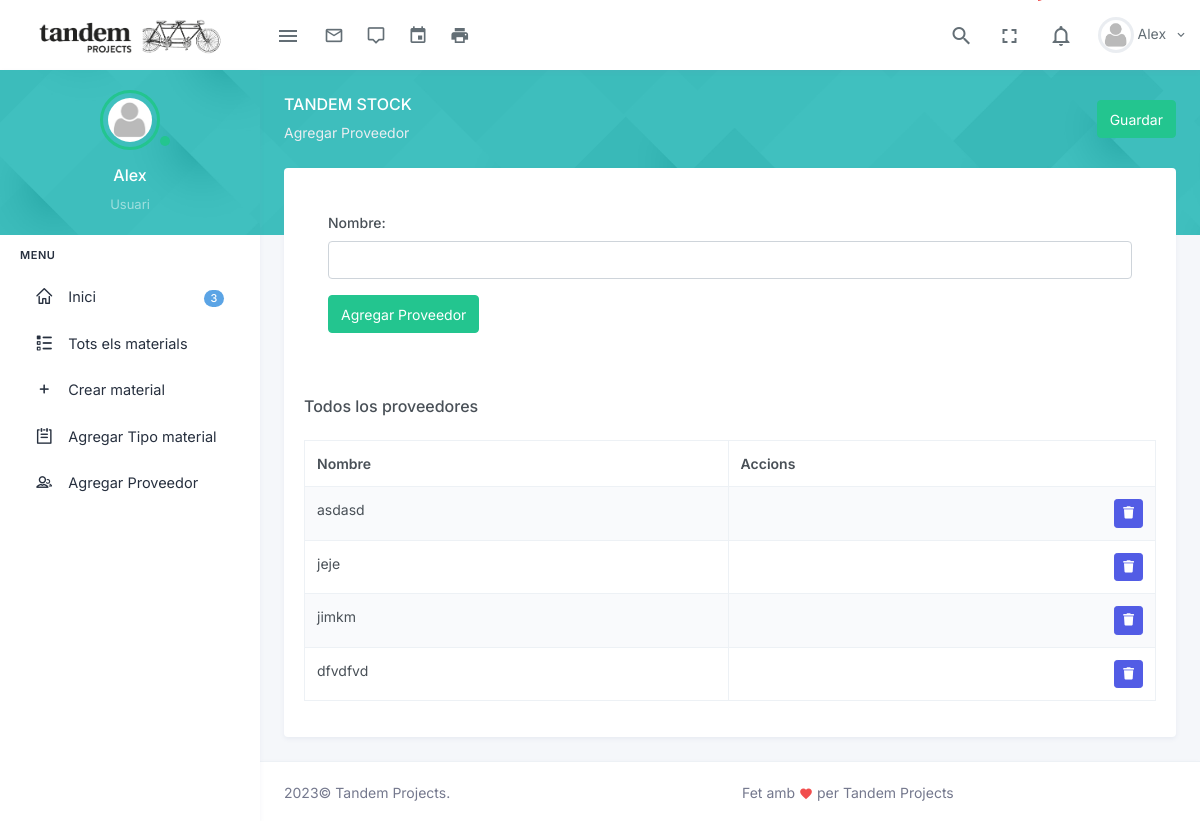
Page /agregar-proveedor/ (signed in) on the committed database.
### audiovisuals_stock/models.py (models this page shows, shortened)
class CustomUser(AbstractBaseUser, PermissionsMixin):
    email = models.EmailField(unique=True)
    nombre = models.CharField(max_length=255)  # Puedes agregar campos personalizados aquí
    rol = models.CharField(max_length=255)
    userprofile = models.OneToOneField('UserProfile', on_delete=models.CASCADE, related_name='custom_user')
    is_active = models.BooleanField(default=True)
    is_staff = models.BooleanField(default=False)
    objects = CustomUserManager()
    USERNAME_FIELD = 'email'

class Proveedor(models.Model):
    nombre = models.CharField(max_length=100, unique=True)

### audiovisuals_stock/views.py (the view)
# urls.py: path('agregar-proveedor/', views.agregar_proveedor, name='agregar_proveedor'),
def agregar_proveedor(request):
    if request.user.is_authenticated:
        if request.method == 'POST':
            form = ProveedorForm(request.POST)
            if form.is_valid():
                form.save()
                return redirect('agregar_proveedor')  # Redirige a la página de lista de materiales u otra de tu elección
        else:
            form = ProveedorForm()
        proveedores = Proveedor.objects.all()
        if 'eliminar_proveedor' in request.POST:
            proveedor_id = request.POST['eliminar_proveedor']
            proveedor = get_object_or_404(Proveedor, id=proveedor_id)
            proveedor.delete()
            return redirect('agregar_proveedor')  # Redirige nuevamente a la misma vista después de eliminar
        return render(request, 'audiovisuals_stock/agregar_proveedor.html', {'form': form, 'proveedores': proveedores})
    else:
        return redirect(reverse('login'))

### audiovisuals_stock/forms.py
class ProveedorForm(forms.ModelForm):
    class Meta:
        model = Proveedor
        fields = ['nombre']

### audiovisuals_stock/templates/audiovisuals_stock/agregar_proveedor.html (shortened to what this page needs)
{% include 'includes/header.html' %}
{% block content %}
<div class="main-content">
    <div class="page-content">
        <div class="page-title-box">
            <div class="container-fluid">
                <div class="row align-items-center">
                    <div class="col-sm-6">
                        <div class="page-title">
                            <h4>Tandem Stock</h4>
                            <ol class="breadcrumb m-0">
                                <li class="breadcrumb-item active">Agregar Proveedor</li>
                            </ol>
                        </div>
                    </div>
                    <div class="col-sm-6">
                        <div class="float-start d-none d-sm-block">
                            <a href="" class="btn btn-success">Guardar</a>
                        </div>
                     </div>
                </div>
            </div>
        </div>
        <div class="container-fluid">
            <div class="page-content-wrapper">
                <div class="row">
                    <div class="col-lg-12">
                        <div class="card">
                            <div class="card-body">
                                <div class="p-4">
                                    {% if user.is_authenticated %}
                                    <form method="post">
                                        {{ form.as_p }}
                                        <button class="btn btn-success" type="submit">Agregar Proveedor</button>
                                    </form>
                                  {% else %}
                                    <p>Debes iniciar sesión para ver.</p>
                                  {% endif %}
                                </div>
                            </div>
                            <div class="card-body">
                                <h4 class="header-title mb-4 float-sm-end">Todos los proveedores</h4>
                                <div class="clearfix"></div>
                                <table id="datatable"
                                    class="table table-striped table-bordered dt-responsive nowrap"
                                    style="border-collapse: collapse; border-spacing: 0; width: 100%;">
                                    <thead>
                                        <tr>
                                            <th>Nombre</th>
                                            <th>Accions</th>
                                        </tr>
                                    </thead>
                                    <tbody>
                                        {% for proveedor in proveedores %}
                                        <tr>
                                            <td>{{ proveedor.nombre }}</td>
                                            <td style="text-align:right;">
                                                <button type="button" class="btn btn-primary btn-sm waves-effect waves-light" data-bs-toggle="modal" data-bs-target=".bs-example-modal-center"><i class="fas fa-trash"></i></button>
                                            </td>
                                        </tr>
                                        {% endfor %}
                                    </tbody>
                                </table>
                            </div>
                        </div>
                    </div>
                </div>
            </div>
        </div>
    </div>
</div>
{% endblock %}
{% include 'includes/footer.html' %}

### audiovisuals_stock/templates/includes/header.html (shortened to what this page needs)
{% load static %}
<!DOCTYPE html>
<html lang="es">
<head>
    {% load sass_tags %}
    <link rel="stylesheet" type="text/css" href="{% static 'css/bootstrap.css' %}">
    <link rel="stylesheet" type="text/css" href="{% static 'css/icons.css' %}">
    <link rel="stylesheet" type="text/css" href="{% static 'css/calendar/core/main.css' %}"> </link>
    <link rel="stylesheet" type="text/css" href="{% static 'css/calendar/daygrid/main.css' %}"> </link>
    <link rel="stylesheet" type="text/css" href="{% static 'css/calendar/bootstrap/main.css' %}"> </link>
    <link rel="stylesheet" type="text/css" href="{% static 'css/calendar/timegrid/main.css' %}"> </link>
    <link rel="stylesheet" type="text/css" href="{% static 'css/responsive.bootstrap4.css' %}"> </link>
    <link rel="stylesheet" type="text/css" href="{% static 'css/app.css' %}">
</head>
<body>
    <header>
        <header id="page-topbar">
            <div class="navbar-header">
                <div class="d-flex">
                    <div class="navbar-brand-box">
                        <a href="/" class="logo logo-dark">
                            <span class="logo-lg">
                                <img src="../../static/images/TandemHoritz_Negre.png" alt="" height="55">
                            </span>
                        </a>
                    </div>
                    <button type="button" class="btn btn-sm px-3 font-size-24 header-item waves-effect" id="vertical-menu-btn">
                        <i class="mdi mdi-menu"></i>
                    </button>
                    <div class="topbar-social-icon me-3 d-none d-md-block" style="margin-left:0px !important;">
                        <ul class="list-inline title-tooltip m-0" style="padding-left:0px !important;">
                            <li class="list-inline-item">
                                <a href="email-inbox.html" data-toggle="tooltip" data-placement="top" title="Email">
                                 <i class="mdi mdi-email-outline"></i>
                                </a>
                            </li>
                            <li class="list-inline-item">
                                <a href="chat.html" data-toggle="tooltip" data-placement="top" title="Chat">
                                 <i class="mdi mdi-tooltip-outline"></i>
                                </a>
                            </li>
                            <li class="list-inline-item">
                                <a href="/calendar" data-toggle="tooltip" data-placement="top" title="Calendar">
                                 <i class="mdi mdi-calendar"></i>
                                </a>
                            </li>
                            <li class="list-inline-item" style="margin-left: 0.5rem !important;">
                                <a href="pages-invoice.html" data-toggle="tooltip" data-placement="top" title="Printer">
                                 <i class="mdi mdi-printer"></i>
                                </a>
                            </li>
                        </ul>
                    </div>
                </div>
                <div class="d-flex">
                    <div class="dropdown d-none d-lg-inline-block">
                        <button type="button" class="btn header-item toggle-search noti-icon waves-effect" data-target="#search-wrap">
                            <i class="mdi mdi-magnify"></i>
                        </button>
                    </div>
                    <div class="dropdown d-none d-lg-inline-block ms-1">
                        <button type="button" class="btn header-item noti-icon waves-effect" data-toggle="fullscreen">
                            <i class="mdi mdi-fullscreen"></i>
                        </button>
                    </div>
                    <div class="dropdown d-inline-block">
                        <button type="button" class="btn header-item noti-icon waves-effect" id="page-header-notifications-dropdown"
                            data-bs-toggle="dropdown" aria-haspopup="true" aria-expanded="false">
                            <i class="mdi mdi-bell-outline bx-tada"></i>
                        </button>
                    </div>
                    <div class="dropdown d-inline-block">
                        <button type="button" class="btn header-item waves-effect" id="page-header-user-dropdown"
                            data-bs-toggle="dropdown" aria-haspopup="true" aria-expanded="false">
                            <img class="rounded-circle header-profile-user" src="../../static/images/users/avatar.jpg"
                                alt="Header Avatar">
                            <span class="d-none d-xl-inline-block ms-1">{{ user.nombre }}</span>
                            <i class="mdi mdi-chevron-down d-none d-xl-inline-block"></i>
                        </button>
                    </div>
                </div>
            </div>
        </header>
    </header>
    <main>
        <div class="vertical-menu">
            <div data-simplebar="init" class="h-100">
                <div class="simplebar-wrapper" style="margin: 0px;">
                    <div class="simplebar-mask">
                        <div class="simplebar-offset" style="right: -20px; bottom: 0px;">
                            <div class="simplebar-content-wrapper"
                                style="height: 100%; padding-right: 20px; padding-bottom: 0px; overflow: hidden scroll;">
                                <div class="simplebar-content" style="padding: 0px;">
                                    <div class="user-sidebar text-center">
                                        <div class="dropdown">
                                            <div class="user-img">
                                                <a href="/perfil"><img src="../../static/images/users/avatar.jpg" alt="" class="rounded-circle"></a>
                                                <span class="avatar-online bg-success"></span>
                                            </div>
                                            <div class="user-info">
                                                <h5 class="mt-3 font-size-16 text-white"><a style="color:white;" href="/perfil">{{ user.nombre }}</a></h5>
                                                <span class="font-size-13 text-white-50">{{ user.rol }}</span>
                                            </div>
                                        </div>
                                    </div>
                                    <div id="sidebar-menu">
                                        <ul class="metismenu list-unstyled" id="side-menu">
                                            <li class="menu-title">Menu</li>
                                            <li>
                                                <a href="/" class="waves-effect">
                                                    <i class="dripicons-home"></i><span
                                                        class="badge rounded-pill bg-info float-start">3</span>
                                                    <span>Inici</span>
                                                </a>
                                            </li>
                                            <li>
                                                <a href="/list-material" class=" waves-effect">
                                                    <i class="dripicons-checklist"></i>
                                                    <span>Tots els materials</span>
                                                </a>
                                            </li>
                                            <li>
                                                <a href="/crear-material" class=" waves-effect">
                                                    <i class="dripicons-plus"></i>
                                                    <span>Crear material</span>
                                                </a>
                                            </li>
                                            <li>
                                                <a href="/agregar-tipo-material" class=" waves-effect">
                                                    <i class="dripicons-to-do"></i>
                                                    <span>Agregar Tipo material</span>
                                                </a>
                                            </li>
                                            <li>
                                                <a href="/agregar-proveedor" class=" waves-effect">
                                                    <i class="dripicons-user-group"></i>
                                                    <span>Agregar Proveedor</span>
                                                </a>
                                            </li>
                                        </ul>
                                    </div>
                                </div>
                            </div>
                        </div>
                    </div>
                    <div class="simplebar-placeholder" style="width: auto; height: 1013px;"></div>
                </div>
            </div>
        </div>
    </main>
</body>
</html>

### audiovisuals_stock/templates/audiovisuals_stock/agregar_proveedor.html (style rules this page uses)
input { display: block; width: 100%; padding: 0.47rem 0.75rem; font-size: 0.875rem; font-weight: 400; line-height: 1.5; color: #495057; background-color: #fff; background-clip: padding-box; border: 1px solid #ced4da; appearance: none; border-radius: 0.25rem; }

### rows in the picture
CustomUser: nombre "Alex", rol "Usuari"
Proveedor: nombre "asdasd"
Proveedor: nombre "jeje"
Proveedor: nombre "jimkm"
Proveedor: nombre "dfvdfvd"
